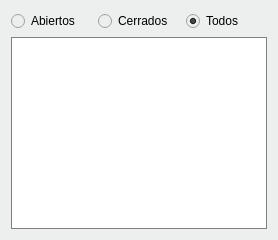
                   <widget class="QWidget" name="tabWidget_4Page1">
                    <property name="styleSheet">
                     <string notr="true">background-color: #ecefed;</string>
                    </property>
                    <attribute name="title">
                     <string>Lista Episodios paciente</string>
                    </attribute>
                    <layout class="QGridLayout" name="gridLayout_40">
                     <item row="0" column="3">
                      <widget class="QRadioButton" name="radEpisodioTodos">
                       <property name="text">
                        <string>Todos</string>
                       </property>
                       <property name="checked">
                        <bool>true</bool>
                       </property>
                      </widget>
                     </item>
                     <item row="0" column="1">
                      <widget class="QRadioButton" name="btnEpisodioAbierto">
                       <property name="text">
                        <string>Abiertos</string>
                       </property>
                       <property name="checked">
                        <bool>false</bool>
                       </property>
                      </widget>
                     </item>
                     <item row="0" column="2">
                      <widget class="QRadioButton" name="btnEpisodioCerrado">
                       <property name="text">
                        <string>Cerrados</string>
                       </property>
                      </widget>
                     </item>
                     <item row="1" column="1" colspan="3">
                      <widget class="QTableView" name="listaEpisodios">
                       <property name="styleSheet">
                        <string notr="true">background-color: rgb(255, 255, 255);
    border:1px solid grey;</string>
                       </property>
                       <property name="alternatingRowColors">
                        <bool>true</bool>
                       </property>
                       <property name="selectionBehavior">
                        <enum>QAbstractItemView::SelectRows</enum>
                       </property>
                       <attribute name="horizontalHeaderStretchLastSection">
                        <bool>true</bool>
                       </attribute>
                      </widget>
                     </item>
                    </layout>
                   </widget>
